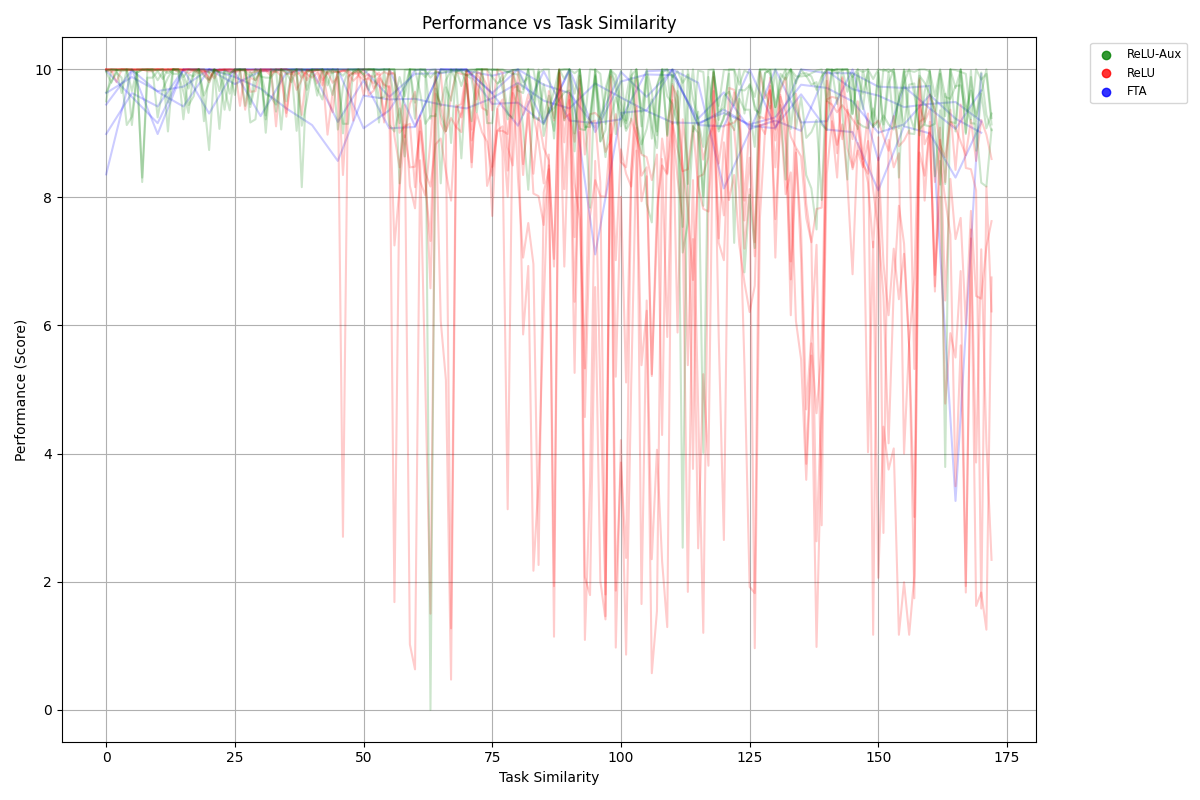

Recreate this plot in Python.
#%%
import pandas as pd
import matplotlib.pyplot as plt
from pathlib import Path
from scipy.stats import bootstrap
import numpy as np
import pandas as pd

cur_path = Path()

df = pd.read_csv(cur_path / 'combined_collector.csv', index_col=0)
#%%
# Create the line graph
plt.figure(figsize=(12, 8))
plt.title("Performance vs Task Similarity")
plt.xlabel("Task Similarity")
plt.ylabel("Performance (Score)")
plt.grid(True)

relu_aux_color = 'green'
relu_color = 'red'
fta_color = 'blue'

# Group by experiment and seed, plot lines for each group
grouped = df.groupby(['Experiment', 'Seed'])
for (experiment, seed), group in grouped:
    group = group.sort_values(by='Goal')
    color = fta_color if 'FTA' in experiment else relu_aux_color if 'vf5' in experiment else relu_color
    plt.plot(group['Goal'], group['AUC'], color=color, alpha=0.2)

plt.scatter([], [], color=relu_aux_color, label="ReLU-Aux", alpha=0.8)
plt.scatter([], [], color=relu_color, label="ReLU", alpha=0.8)
plt.scatter([], [], color=fta_color, label="FTA", alpha=0.8)
# Add legend and show the plot
plt.legend(bbox_to_anchor=(1.05, 1), loc='upper left', fontsize='small')
plt.tight_layout()
plt.savefig(cur_path/"plot.png")
# %%
plt.figure(figsize=(12, 8))
plt.title("Performance vs Task Similarity")
plt.xlabel("Task Similarity")
plt.ylabel("Performance (Score)")
plt.grid(True)

relu_aux_color = 'green'
relu_color = 'red'
fta_color = 'blue'

alpha = 0.1

grouped = df.groupby(['Experiment', 'Seed'])
for (experiment, seed), group in grouped:
    group = group.sort_values(by='Goal')
    group['Smoothed_AUC'] = group['AUC'].ewm(alpha=alpha).mean()
    color = fta_color if 'FTA' in experiment else relu_aux_color if 'vf5' in experiment else relu_color
    plt.plot(group['Goal'], group['Smoothed_AUC'], color=color, alpha=0.6)

plt.scatter([], [], color=relu_aux_color, label="ReLU-Aux", alpha=0.8)
plt.scatter([], [], color=relu_color, label="ReLU", alpha=0.8)
plt.scatter([], [], color=fta_color, label="FTA", alpha=0.8)

# Add legend and save plot
plt.legend(bbox_to_anchor=(1.05, 1), loc='upper left', fontsize='small')
plt.tight_layout()
plt.savefig(cur_path / "plot_smoothed.png")
plt.show()


# %%
plt.figure(figsize=(12, 8))
plt.title("Performance vs Task Similarity")
plt.xlabel("Task Similarity")
plt.ylabel("Performance (Score)")
plt.grid(True)

relu_aux_color = 'green'
relu_color = 'red'
fta_color = 'blue'

alpha = 0.1  # Smoothing factor
ci_percentile = 0.95

def compute_bootstrap_ci(data, ci=0.95):
    if len(data) > 1:
        ci_bounds = bootstrap((data,), np.mean, confidence_level=ci, n_resamples=1000, method='percentile').confidence_interval
        return ci_bounds.low, ci_bounds.high
    else:
        return data[0], data[0]  # Return the same value if only one data point exists

# Compute mean and CI before smoothing
grouped = df.groupby(['Experiment', 'Goal'])
mean_ci_data = []

for (experiment, goal), group in grouped:
    auc_values = group.groupby('Seed')['AUC'].mean()
    mean_auc = auc_values.mean()
    lower_ci, upper_ci = compute_bootstrap_ci(auc_values.values, ci_percentile)
    mean_ci_data.append((experiment, goal, mean_auc, lower_ci, upper_ci))

# Convert to DataFrame and apply smoothing
ci_df = pd.DataFrame(mean_ci_data, columns=['Experiment', 'Goal', 'Mean_AUC', 'Lower_CI', 'Upper_CI'])
ci_df['Smoothed_AUC'] = ci_df.groupby('Experiment')['Mean_AUC'].transform(lambda x: x.ewm(alpha=alpha).mean())
ci_df['Smoothed_Lower_CI'] = ci_df.groupby('Experiment')['Lower_CI'].transform(lambda x: x.ewm(alpha=alpha).mean())
ci_df['Smoothed_Upper_CI'] = ci_df.groupby('Experiment')['Upper_CI'].transform(lambda x: x.ewm(alpha=alpha).mean())

# Plot results
for experiment, group in ci_df.groupby('Experiment'):
    color = fta_color if 'FTA' in experiment else relu_aux_color if 'vf5' in experiment else relu_color
    plt.plot(group['Goal'], group['Smoothed_AUC'], color=color, alpha=0.6)
    plt.fill_between(group['Goal'], group['Smoothed_Lower_CI'], group['Smoothed_Upper_CI'], color=color, alpha=0.2)

plt.scatter([], [], color=relu_aux_color, label="ReLU-Aux", alpha=0.8)
plt.scatter([], [], color=relu_color, label="ReLU", alpha=0.8)
plt.scatter([], [], color=fta_color, label="FTA", alpha=0.8)

# Add legend and save plot
plt.legend(bbox_to_anchor=(1.05, 1), loc='upper left', fontsize='small')
plt.tight_layout()
plt.savefig(cur_path / "plot_avg_smoothed.png")
plt.show()

# %%
scratch_relu = [8.297999999999998, 8.832, 8.8, 8.873999999999999, 8.934000000000001, 8.728, 9.052000000000001, 8.352, 9.072, 8.628, 9.36, 9.15, 9.030000000000001, 9.326000000000002, 9.992, 9.062000000000001, 9.466, 8.522, 9.708000000000002, 9.012, 8.85, 8.758, 8.374, 8.806000000000001, 7.8, 8.412, 9.372, 7.413999999999999, 9.006, 9.187999999999999, 8.873999999999999, 8.606, 9.367999999999999, 9.19, 8.744]

scratch_fta = [7.94, 8.572, 9.136000000000001, 8.328, 8.568, 8.786000000000001, 8.706, 7.395999999999999, 4.96, 8.852, 9.186, 9.02, 8.534, 9.23, 8.652000000000001, 8.623999999999999, 9.132000000000001, 8.202000000000002, 9.156, 7.38, 8.320000000000002, 8.138, 8.882, 8.192, 8.138, 8.309999999999999, 8.84, 7.008, 9.248000000000001, 8.922, 8.562000000000001, 8.373999999999999, 8.998, 8.314, 8.402]

# Smooth the scratch results
alpha = 0.1  # Smoothing factor, same as used before
smooth_relu = pd.Series(scratch_relu).ewm(alpha=alpha).mean()
smooth_fta = pd.Series(scratch_fta).ewm(alpha=alpha).mean()

plt.figure(figsize=(12, 8))
plt.title("Performance vs Task Similarity")
plt.xlabel("Task Similarity")
plt.ylabel("Performance (Score)")
plt.grid(True)

relu_aux_color = 'green'
relu_color = 'red'
fta_color = 'blue'
fta_scratch_color = 'purple'
relu_scratch_color = 'brown'

ci_percentile = 0.95

def compute_bootstrap_ci(data, ci=0.95):
    if len(data) > 1:
        ci_bounds = bootstrap((data,), np.mean, confidence_level=ci, n_resamples=1000, method='percentile').confidence_interval
        return ci_bounds.low, ci_bounds.high
    else:
        return data[0], data[0]  # Return the same value if only one data point exists

# Compute mean and CI before smoothing
grouped = df.groupby(['Experiment', 'Goal'])
mean_ci_data = []

for (experiment, goal), group in grouped:
    auc_values = group.groupby('Seed')['AUC'].mean()
    mean_auc = auc_values.mean()
    lower_ci, upper_ci = compute_bootstrap_ci(auc_values.values, ci_percentile)
    mean_ci_data.append((experiment, goal, mean_auc, lower_ci, upper_ci))

# Convert to DataFrame and apply smoothing
ci_df = pd.DataFrame(mean_ci_data, columns=['Experiment', 'Goal', 'Mean_AUC', 'Lower_CI', 'Upper_CI'])
ci_df['Smoothed_AUC'] = ci_df.groupby('Experiment')['Mean_AUC'].transform(lambda x: x.ewm(alpha=alpha).mean())
ci_df['Smoothed_Lower_CI'] = ci_df.groupby('Experiment')['Lower_CI'].transform(lambda x: x.ewm(alpha=alpha).mean())
ci_df['Smoothed_Upper_CI'] = ci_df.groupby('Experiment')['Upper_CI'].transform(lambda x: x.ewm(alpha=alpha).mean())

# Plot results
for experiment, group in ci_df.groupby('Experiment'):
    color = fta_color if 'FTA' in experiment else relu_aux_color if 'vf5' in experiment else relu_color
    plt.plot(group['Goal'], group['Smoothed_AUC'], color=color, alpha=0.6)
    plt.fill_between(group['Goal'], group['Smoothed_Lower_CI'], group['Smoothed_Upper_CI'], color=color, alpha=0.2)

plt.scatter([], [], color=relu_aux_color, label="ReLU (VF5)", alpha=0.8)
plt.scatter([], [], color=relu_color, label="ReLU", alpha=0.8)

# Subsampled Goals (length of scratch results)
subsampled_goals = list(range(0, 171, 5))

# Add smoothed scratch_relu and scratch_fta as lines
plt.plot(subsampled_goals, smooth_relu, color=relu_scratch_color, linestyle='-', alpha=0.8)
plt.plot(subsampled_goals, smooth_fta, color=fta_scratch_color, linestyle='-', alpha=0.8)

# Maintain existing legends
plt.scatter([], [], color=relu_scratch_color, label="ReLU (Scratch)", alpha=0.8)
plt.scatter([], [], color=fta_scratch_color, label="FTA (Scratch)", alpha=0.8)
plt.scatter([], [], color=fta_color, label="FTA", alpha=0.8)


# Add legend and save plot
plt.legend(bbox_to_anchor=(1.05, 1), loc='upper left', fontsize='small')
plt.tight_layout()
plt.savefig(cur_path / "plot_avg_smoothed_with_smooth_scratch.png")
plt.show()

# %%
